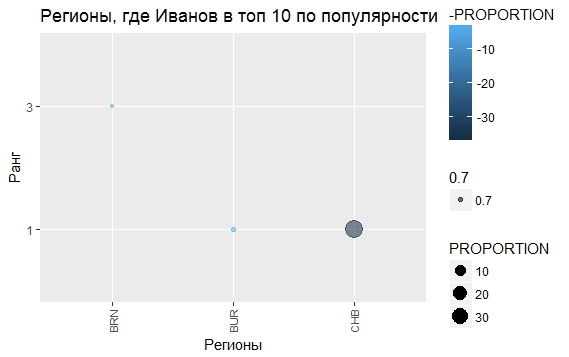

The script that drew this image:
library(tidyverse)
library(forcats)
library(readr)

ivanov_example <- read_csv("~/Downloads/ivanov_examle.csv")
glimpse(ivanov_example)
iv_sorted <- ivanov_example %>% filter(RN < 11)  %>% 
   arrange(RN, -PROPORTION) 
        
iv_factor <- mutate(iv_sorted, 
                    MARKET_KEY = 
                      fct_reorder(MARKET_KEY, row_number()))



iv_factor %>% ggplot + 
        geom_point(aes(x = MARKET_KEY, 
                       y = factor(RN),
                       size = PROPORTION,
                       color = -PROPORTION,
                       alpha = 0.7)) +                    
        xlab("Регионы") +
        ylab("Ранг") +
        theme(axis.text.x = element_text(size = 8, angle = 90, hjust = 1, vjust = 0.5)) +
        ggtitle("Регионы, где Иванов в топ 10 по популярности") 
